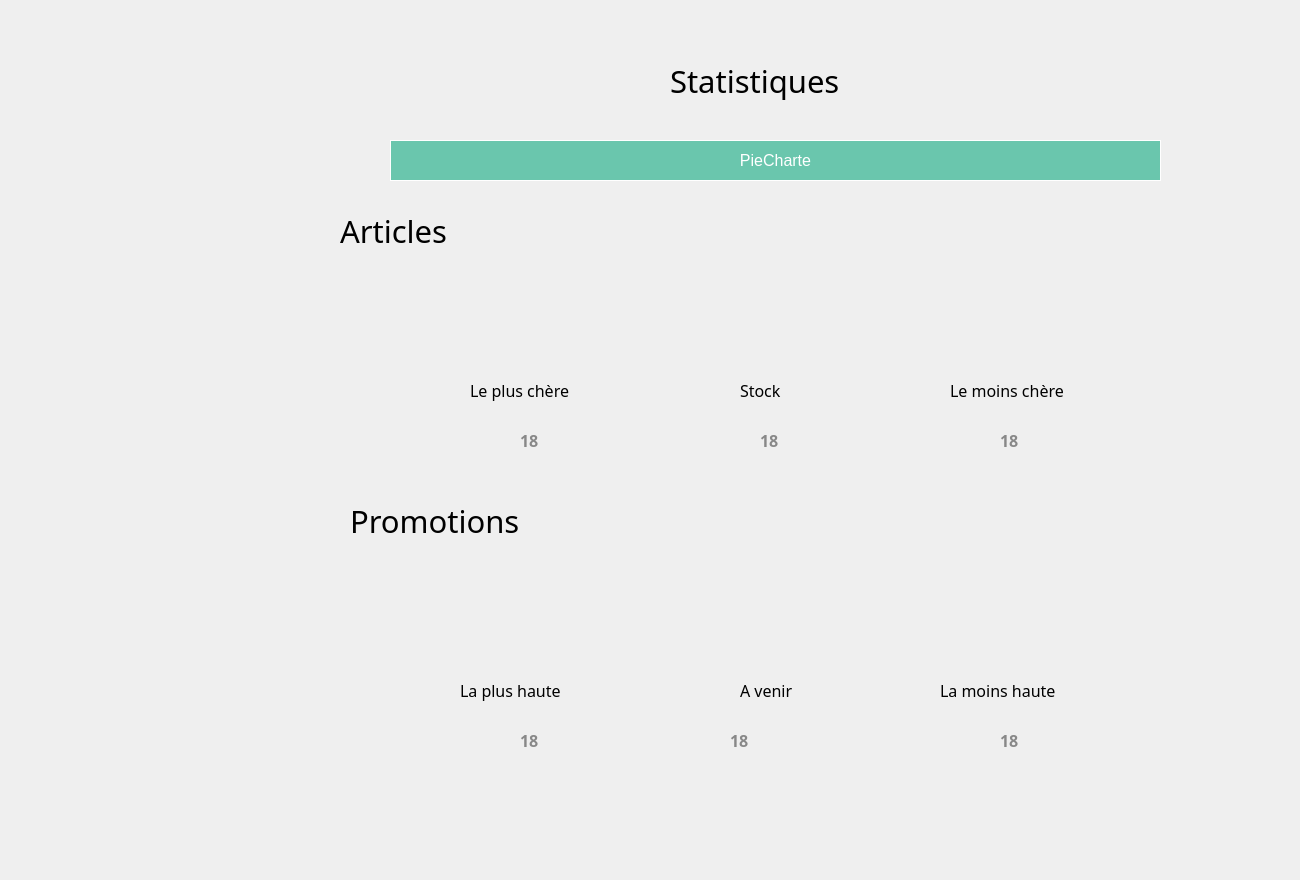
    <widget class="QWidget" name="page_9">
     <widget class="QLabel" name="a1">
      <property name="geometry">
       <rect>
        <x>520</x>
        <y>430</y>
        <width>31</width>
        <height>21</height>
       </rect>
      </property>
      <property name="font">
       <font>
        <family>Myriad Pro</family>
        <pointsize>12</pointsize>
        <weight>75</weight>
        <bold>true</bold>
       </font>
      </property>
      <property name="styleSheet">
       <string notr="true">
color: rgb(136, 136, 136);</string>
      </property>
      <property name="text">
       <string>18</string>
      </property>
     </widget>
     <widget class="QLabel" name="a2">
      <property name="geometry">
       <rect>
        <x>760</x>
        <y>430</y>
        <width>31</width>
        <height>21</height>
       </rect>
      </property>
      <property name="font">
       <font>
        <family>Myriad Pro</family>
        <pointsize>12</pointsize>
        <weight>75</weight>
        <bold>true</bold>
       </font>
      </property>
      <property name="styleSheet">
       <string notr="true">
color: rgb(136, 136, 136);</string>
      </property>
      <property name="text">
       <string>18</string>
      </property>
     </widget>
     <widget class="QLabel" name="a3">
      <property name="geometry">
       <rect>
        <x>1000</x>
        <y>430</y>
        <width>31</width>
        <height>21</height>
       </rect>
      </property>
      <property name="font">
       <font>
        <family>Myriad Pro</family>
        <pointsize>12</pointsize>
        <weight>75</weight>
        <bold>true</bold>
       </font>
      </property>
      <property name="styleSheet">
       <string notr="true">
color: rgb(136, 136, 136);</string>
      </property>
      <property name="text">
       <string>18</string>
      </property>
     </widget>
     <widget class="QLabel" name="p1">
      <property name="geometry">
       <rect>
        <x>520</x>
        <y>730</y>
        <width>31</width>
        <height>21</height>
       </rect>
      </property>
      <property name="font">
       <font>
        <family>Myriad Pro</family>
        <pointsize>12</pointsize>
        <weight>75</weight>
        <bold>true</bold>
       </font>
      </property>
      <property name="styleSheet">
       <string notr="true">
color: rgb(136, 136, 136);</string>
      </property>
      <property name="text">
       <string>18</string>
      </property>
     </widget>
     <widget class="QLabel" name="p2">
      <property name="geometry">
       <rect>
        <x>730</x>
        <y>730</y>
        <width>181</width>
        <height>21</height>
       </rect>
      </property>
      <property name="font">
       <font>
        <family>Myriad Pro</family>
        <pointsize>12</pointsize>
        <weight>75</weight>
        <bold>true</bold>
       </font>
      </property>
      <property name="styleSheet">
       <string notr="true">
color: rgb(136, 136, 136);</string>
      </property>
      <property name="text">
       <string>18</string>
      </property>
     </widget>
     <widget class="QLabel" name="p3">
      <property name="geometry">
       <rect>
        <x>1000</x>
        <y>730</y>
        <width>31</width>
        <height>21</height>
       </rect>
      </property>
      <property name="font">
       <font>
        <family>Myriad Pro</family>
        <pointsize>12</pointsize>
        <weight>75</weight>
        <bold>true</bold>
       </font>
      </property>
      <property name="styleSheet">
       <string notr="true">
color: rgb(136, 136, 136);</string>
      </property>
      <property name="text">
       <string>18</string>
      </property>
     </widget>
     <widget class="QPushButton" name="piechart">
      <property name="geometry">
       <rect>
        <x>390</x>
        <y>140</y>
        <width>771</width>
        <height>41</height>
       </rect>
      </property>
      <property name="styleSheet">
       <string notr="true">QPushButton{
line-height: 1;
    color: #ffffff;
    background-color: #6ac6ad;
    background-clip: padding-box;
	border: 1px solid #ffffff;
    font-weight: 400;
	font-size: 16px;
    padding: 0.875rem 1.375rem;
}
QPushButton:hover{
	border: 1px solid #f75454;
 color: #f75454;
    background-color: #ffffff;

}
</string>
      </property>
      <property name="text">
       <string>PieCharte</string>
      </property>
      <property name="flat">
       <bool>true</bool>
      </property>
     </widget>
     <widget class="QLabel" name="label_10">
      <property name="geometry">
       <rect>
        <x>0</x>
        <y>-30</y>
        <width>1291</width>
        <height>871</height>
       </rect>
      </property>
      <property name="text">
       <string/>
      </property>
      <property name="pixmap">
       <pixmap>../../Desktop/anglais/projet c++ design/bg2.png</pixmap>
      </property>
      <property name="scaledContents">
       <bool>true</bool>
      </property>
     </widget>
     <widget class="QLabel" name="label_378">
      <property name="geometry">
       <rect>
        <x>670</x>
        <y>40</y>
        <width>301</width>
        <height>81</height>
       </rect>
      </property>
      <property name="font">
       <font>
        <family>Montserrat Alternates</family>
        <pointsize>23</pointsize>
       </font>
      </property>
      <property name="text">
       <string>Statistiques</string>
      </property>
     </widget>
     <widget class="QPushButton" name="pushButton_stock_6">
      <property name="geometry">
       <rect>
        <x>50</x>
        <y>270</y>
        <width>211</width>
        <height>61</height>
       </rect>
      </property>
      <property name="styleSheet">
       <string notr="true">QPushButton {
	font-weight: 500;
	text-align: center;
    vertical-align: middle;
	background-color: transparent;
	padding: 5px 15px 15px 20px;
    color: #fff;
	font-size: 11px;
	border : 0;
	border-right: 3px solid transparent;
 	background-position: center top;
    background-repeat: no-repeat;
    background-origin: content;
    background-image: url(&quot;C:/Users/hp/Desktop/anglais/projet c++ design/pie1.png&quot;);
}

QPushButton:hover {
	color: #ffffff;
	font-weight: 500;
	background-image: url(&quot;C:/Users/hp/Desktop/anglais/projet c++ design/pie2.png&quot;);
}</string>
      </property>
      <property name="text">
       <string/>
      </property>
      <property name="flat">
       <bool>true</bool>
      </property>
     </widget>
     <widget class="QPushButton" name="pushButton_124">
      <property name="geometry">
       <rect>
        <x>10</x>
        <y>700</y>
        <width>121</width>
        <height>61</height>
       </rect>
      </property>
      <property name="styleSheet">
       <string notr="true">QPushButton {
	font-weight: 500;
	text-align: center;
    vertical-align: middle;
	background-color: transparent;
	padding: 5px 15px 15px 20px;
    color: #fff;
	font-size: 11px;
	border : 0;
	border-right: 3px solid transparent;
 	background-position: center top;
    background-repeat: no-repeat;
    background-origin: content;
    background-image: url(&quot;C:/Users/hp/Desktop/anglais/projet c++ design/return1.png&quot;);
}

QPushButton:hover {
	color: #ffffff;
	font-weight: 500;
	background-image: url(&quot;C:/Users/hp/Desktop/anglais/projet c++ design/return2.png&quot;);
}</string>
      </property>
      <property name="text">
       <string/>
      </property>
     </widget>
     <widget class="QPushButton" name="pushButton_125">
      <property name="geometry">
       <rect>
        <x>110</x>
        <y>370</y>
        <width>91</width>
        <height>61</height>
       </rect>
      </property>
      <property name="styleSheet">
       <string notr="true">QPushButton {
	font-weight: 500;
	text-align: center;
    vertical-align: middle;
	background-color: transparent;
	padding: 5px 15px 15px 20px;
    color: #fff;
	font-size: 11px;
	border : 0;
	border-right: 3px solid transparent;
 	background-position: center top;
    background-repeat: no-repeat;
    background-origin: content;
    background-image: url(&quot;C:/Users/hp/Desktop/anglais/projet c++ design/gestion1.png&quot;);
}

QPushButton:hover {
	color: #ffffff;
	font-weight: 500;
	background-image: url(&quot;C:/Users/hp/Desktop/anglais/projet c++ design/gestion2.png&quot;);
}</string>
      </property>
      <property name="text">
       <string/>
      </property>
     </widget>
     <widget class="QLabel" name="label_11">
      <property name="geometry">
       <rect>
        <x>490</x>
        <y>580</y>
        <width>81</width>
        <height>81</height>
       </rect>
      </property>
      <property name="text">
       <string/>
      </property>
      <property name="pixmap">
       <pixmap>../../Downloads/graph (3).png</pixmap>
      </property>
      <property name="scaledContents">
       <bool>true</bool>
      </property>
     </widget>
     <widget class="QLabel" name="label_12">
      <property name="geometry">
       <rect>
        <x>500</x>
        <y>290</y>
        <width>71</width>
        <height>71</height>
       </rect>
      </property>
      <property name="text">
       <string/>
      </property>
      <property name="pixmap">
       <pixmap>../../Downloads/bar-chart.png</pixmap>
      </property>
      <property name="scaledContents">
       <bool>true</bool>
      </property>
     </widget>
     <widget class="QLabel" name="label_24">
      <property name="geometry">
       <rect>
        <x>970</x>
        <y>580</y>
        <width>81</width>
        <height>81</height>
       </rect>
      </property>
      <property name="text">
       <string/>
      </property>
      <property name="pixmap">
       <pixmap>../../Downloads/graph (4).png</pixmap>
      </property>
      <property name="scaledContents">
       <bool>true</bool>
      </property>
     </widget>
     <widget class="QLabel" name="label_25">
      <property name="geometry">
       <rect>
        <x>970</x>
        <y>280</y>
        <width>81</width>
        <height>81</height>
       </rect>
      </property>
      <property name="text">
       <string/>
      </property>
      <property name="pixmap">
       <pixmap>../../Downloads/bar-chart (1).png</pixmap>
      </property>
      <property name="scaledContents">
       <bool>true</bool>
      </property>
     </widget>
     <widget class="QLabel" name="label_26">
      <property name="geometry">
       <rect>
        <x>730</x>
        <y>280</y>
        <width>81</width>
        <height>81</height>
       </rect>
      </property>
      <property name="text">
       <string/>
      </property>
      <property name="pixmap">
       <pixmap>../../Downloads/product.png</pixmap>
      </property>
      <property name="scaledContents">
       <bool>true</bool>
      </property>
     </widget>
     <widget class="QLabel" name="label_379">
      <property name="geometry">
       <rect>
        <x>340</x>
        <y>190</y>
        <width>301</width>
        <height>81</height>
       </rect>
      </property>
      <property name="font">
       <font>
        <family>Montserrat Alternates</family>
        <pointsize>23</pointsize>
       </font>
      </property>
      <property name="text">
       <string>Articles </string>
      </property>
     </widget>
     <widget class="QLabel" name="label_380">
      <property name="geometry">
       <rect>
        <x>350</x>
        <y>480</y>
        <width>301</width>
        <height>81</height>
       </rect>
      </property>
      <property name="font">
       <font>
        <family>Montserrat Alternates</family>
        <pointsize>23</pointsize>
       </font>
      </property>
      <property name="text">
       <string>Promotions</string>
      </property>
     </widget>
     <widget class="QLabel" name="label_27">
      <property name="geometry">
       <rect>
        <x>730</x>
        <y>570</y>
        <width>81</width>
        <height>91</height>
       </rect>
      </property>
      <property name="text">
       <string/>
      </property>
      <property name="pixmap">
       <pixmap>../../Downloads/bb.png</pixmap>
      </property>
      <property name="scaledContents">
       <bool>true</bool>
      </property>
     </widget>
     <widget class="QLabel" name="label_381">
      <property name="geometry">
       <rect>
        <x>470</x>
        <y>350</y>
        <width>301</width>
        <height>81</height>
       </rect>
      </property>
      <property name="font">
       <font>
        <family>Montserrat Alternates Light</family>
        <pointsize>12</pointsize>
       </font>
      </property>
      <property name="text">
       <string>Le plus chère</string>
      </property>
     </widget>
     <widget class="QLabel" name="label_382">
      <property name="geometry">
       <rect>
        <x>950</x>
        <y>350</y>
        <width>301</width>
        <height>81</height>
       </rect>
      </property>
      <property name="font">
       <font>
        <family>Montserrat Alternates Light</family>
        <pointsize>12</pointsize>
       </font>
      </property>
      <property name="text">
       <string>Le moins chère</string>
      </property>
     </widget>
     <widget class="QLabel" name="label_383">
      <property name="geometry">
       <rect>
        <x>740</x>
        <y>350</y>
        <width>301</width>
        <height>81</height>
       </rect>
      </property>
      <property name="font">
       <font>
        <family>Montserrat Alternates Light</family>
        <pointsize>12</pointsize>
       </font>
      </property>
      <property name="text">
       <string>Stock</string>
      </property>
     </widget>
     <widget class="QLabel" name="label_384">
      <property name="geometry">
       <rect>
        <x>460</x>
        <y>650</y>
        <width>301</width>
        <height>81</height>
       </rect>
      </property>
      <property name="font">
       <font>
        <family>Montserrat Alternates Light</family>
        <pointsize>12</pointsize>
       </font>
      </property>
      <property name="text">
       <string>La plus haute</string>
      </property>
     </widget>
     <widget class="QLabel" name="label_385">
      <property name="geometry">
       <rect>
        <x>940</x>
        <y>650</y>
        <width>301</width>
        <height>81</height>
       </rect>
      </property>
      <property name="font">
       <font>
        <family>Montserrat Alternates Light</family>
        <pointsize>12</pointsize>
       </font>
      </property>
      <property name="text">
       <string>La moins haute</string>
      </property>
     </widget>
     <widget class="QLabel" name="label_386">
      <property name="geometry">
       <rect>
        <x>740</x>
        <y>650</y>
        <width>301</width>
        <height>81</height>
       </rect>
      </property>
      <property name="font">
       <font>
        <family>Montserrat Alternates Light</family>
        <pointsize>12</pointsize>
       </font>
      </property>
      <property name="text">
       <string>A venir</string>
      </property>
     </widget>
     <zorder>label_10</zorder>
     <zorder>a1</zorder>
     <zorder>a2</zorder>
     <zorder>a3</zorder>
     <zorder>p1</zorder>
     <zorder>p2</zorder>
     <zorder>p3</zorder>
     <zorder>piechart</zorder>
     <zorder>label_378</zorder>
     <zorder>pushButton_stock_6</zorder>
     <zorder>pushButton_124</zorder>
     <zorder>pushButton_125</zorder>
     <zorder>label_11</zorder>
     <zorder>label_12</zorder>
     <zorder>label_24</zorder>
     <zorder>label_25</zorder>
     <zorder>label_26</zorder>
     <zorder>label_379</zorder>
     <zorder>label_380</zorder>
     <zorder>label_27</zorder>
     <zorder>label_381</zorder>
     <zorder>label_382</zorder>
     <zorder>label_383</zorder>
     <zorder>label_384</zorder>
     <zorder>label_385</zorder>
     <zorder>label_386</zorder>
    </widget>
